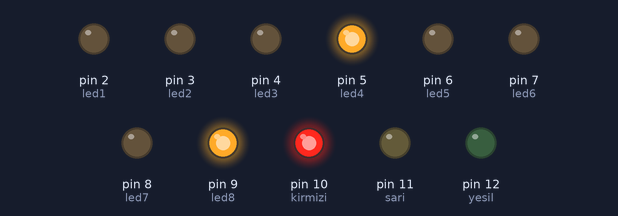
Bench run of a sketch on a simulated Arduino Uno, built with avr-gcc and run on an emulated ATmega328P. On the bench: output pins drawn as LEDs (lit = HIGH).

Above: at 0.1 s.
At 3.1 s:
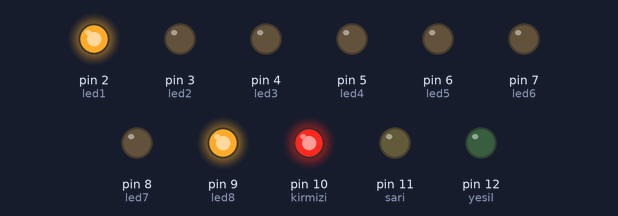
At 7.1 s:
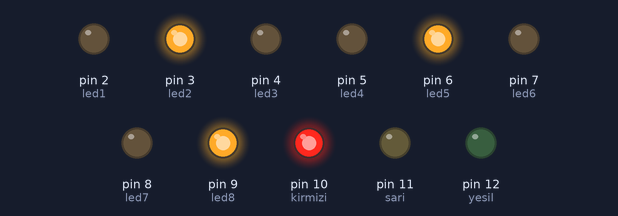
At 14.8 s:
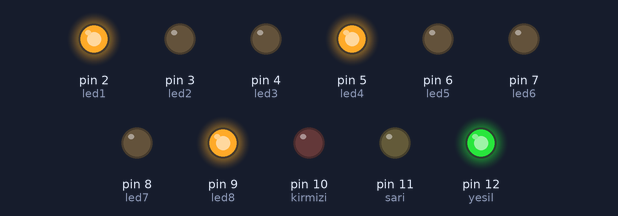
At 22.5 s:
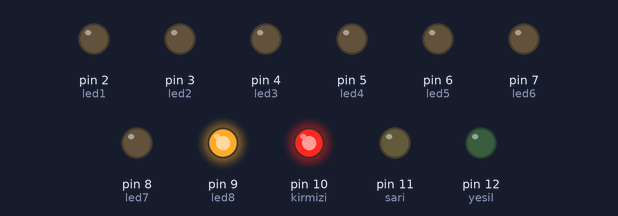
At 30.5 s:
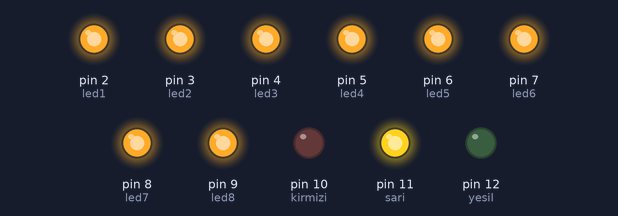
Timing chart, 0 to 40.0 s (numbered marks = the images above):
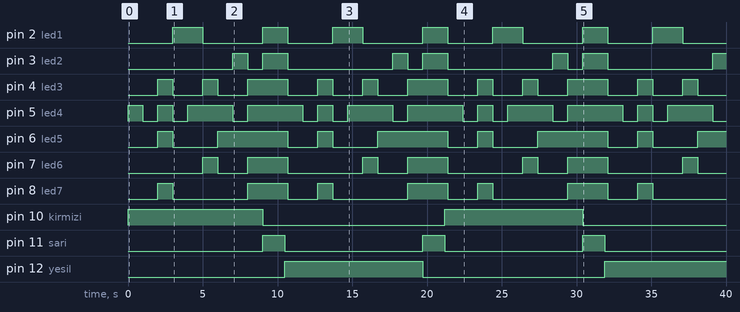

The sketch:

Trafik_Lambasi.ino
```cpp
#define led1 2
#define led2 3
#define led3 4
#define led4 5
#define led5 6
#define led6 7
#define led7 8
#define led8 9

#define kirmizi 10
#define sari 11
#define yesil 12
bool dur=true;
void setup()
{
  pinMode(led1, OUTPUT);
  pinMode(led2, OUTPUT);
  pinMode(led3, OUTPUT);
  pinMode(led4, OUTPUT);
  pinMode(led5, OUTPUT);
  pinMode(led6, OUTPUT);
  pinMode(led7, OUTPUT);
  pinMode(led8, OUTPUT);

  pinMode(kirmizi, OUTPUT);
  pinMode(sari, OUTPUT);
  pinMode(yesil, OUTPUT);
  digitalWrite(kirmizi,HIGH);
  digitalWrite(sari,LOW);
  digitalWrite(yesil,LOW);
  sondur();

}
void sondur()
{
  digitalWrite(led1,HIGH);
  digitalWrite(led2,HIGH);
  digitalWrite(led3,HIGH);
  digitalWrite(led4,HIGH);
  digitalWrite(led5,HIGH);
  digitalWrite(led6,HIGH);
  digitalWrite(led7,HIGH);
  digitalWrite(led8,HIGH);
}
void rakamYak(int rakam)
{
  sondur();
  switch (rakam){
    case 0:
      digitalWrite(led1,LOW);
      digitalWrite(led2,LOW);
      digitalWrite(led3,LOW);
      digitalWrite(led4,LOW);
      digitalWrite(led5,LOW);
      digitalWrite(led6,LOW);
      break;
    case 1:
      digitalWrite(led1,LOW);
      digitalWrite(led2,LOW);
      break;
    case 2:
      digitalWrite(led1,LOW);
      digitalWrite(led3,LOW);
      digitalWrite(led4,LOW);
      digitalWrite(led6,LOW);
      digitalWrite(led7,LOW);
      break;
    case 3:
      digitalWrite(led1,LOW);
      digitalWrite(led2,LOW);
      digitalWrite(led3,LOW);
      digitalWrite(led6,LOW);
      digitalWrite(led7,LOW);
      break;
    case 4:
      digitalWrite(led1,LOW);
      digitalWrite(led2,LOW);
      digitalWrite(led5,LOW);
      digitalWrite(led7,LOW);
      break;
    case 5:
      digitalWrite(led2,LOW);
      digitalWrite(led3,LOW);
      digitalWrite(led5,LOW);
      digitalWrite(led6,LOW);
      digitalWrite(led7,LOW);
      break;
    case 6:
      digitalWrite(led2,LOW);
      digitalWrite(led3,LOW);
      digitalWrite(led4,LOW);
      digitalWrite(led5,LOW);
      digitalWrite(led6,LOW);
      digitalWrite(led7,LOW);
      break;
    case 7:
      digitalWrite(led1,LOW);
      digitalWrite(led2,LOW);
      digitalWrite(led6,LOW);
      break;
    case 8:
      digitalWrite(led1,LOW);
      digitalWrite(led2,LOW);
      digitalWrite(led3,LOW);
      digitalWrite(led4,LOW);
      digitalWrite(led5,LOW);
      digitalWrite(led6,LOW);
      digitalWrite(led7,LOW);
      break;
    case 9:
      digitalWrite(led1,LOW);
      digitalWrite(led2,LOW);
      digitalWrite(led3,LOW);
      digitalWrite(led5,LOW);
      digitalWrite(led6,LOW);
      digitalWrite(led7,LOW);
      break;
    default:
      sondur();
  }
}
void loop()
{
  for (int i=9;i>=1;i--)
  {
    rakamYak(i);
    delay(1000);
  }
  sondur();
  if (dur)
  {
    digitalWrite(kirmizi,LOW);
    digitalWrite(sari,HIGH);
    delay(1500);
    digitalWrite(sari,LOW);
    digitalWrite(yesil,HIGH);
    dur=false;
  }else
  {
    digitalWrite(yesil,LOW);
    digitalWrite(sari,HIGH);
    delay(1500);
    digitalWrite(sari,LOW);
    digitalWrite(kirmizi,HIGH);
    dur=true;
  }
  delay(200);
  //digitalWrite(led, HIGH);
  //delay(1000);
  //digitalWrite(led,LOW);
  //delay(1000);
}
```

Measured:
- by itself, pin 2 (led1): repeats every 10.7 s: LOW 4.0 s, HIGH 1.7 s, LOW 3.0 s, HIGH 2.0 s
- by itself, pin 3 (led2): repeats every 10.7 s: LOW 1.0 s, HIGH 1.7 s, LOW 7.0 s, HIGH 1.0 s
- by itself, pin 4 (led3): repeats every 10.7 s: LOW 2.0 s, HIGH 1.0 s, LOW 2.0 s, HIGH 2.7 s, LOW 2.0 s, HIGH 1.0 s
- by itself, pin 5 (led4): repeats every 10.7 s: HIGH 1.0 s, LOW 1.0 s, HIGH 3.0 s, LOW 1.0 s, HIGH 3.7 s, LOW 1.0 s
- by itself, pin 6 (led5): repeats every 10.7 s: LOW 3.0 s, HIGH 4.7 s, LOW 2.0 s, HIGH 1.0 s
- by itself, pin 7 (led6): repeats every 10.7 s: LOW 2.0 s, HIGH 2.7 s, LOW 5.0 s, HIGH 1.0 s
- by itself, pin 8 (led7): repeats every 10.7 s: LOW 5.0 s, HIGH 2.7 s, LOW 2.0 s, HIGH 1.0 s
- by itself, pin 10 (kirmizi): HIGH → LOW at 9.0 s, → HIGH 12.2 s later, → LOW 9.2 s later
